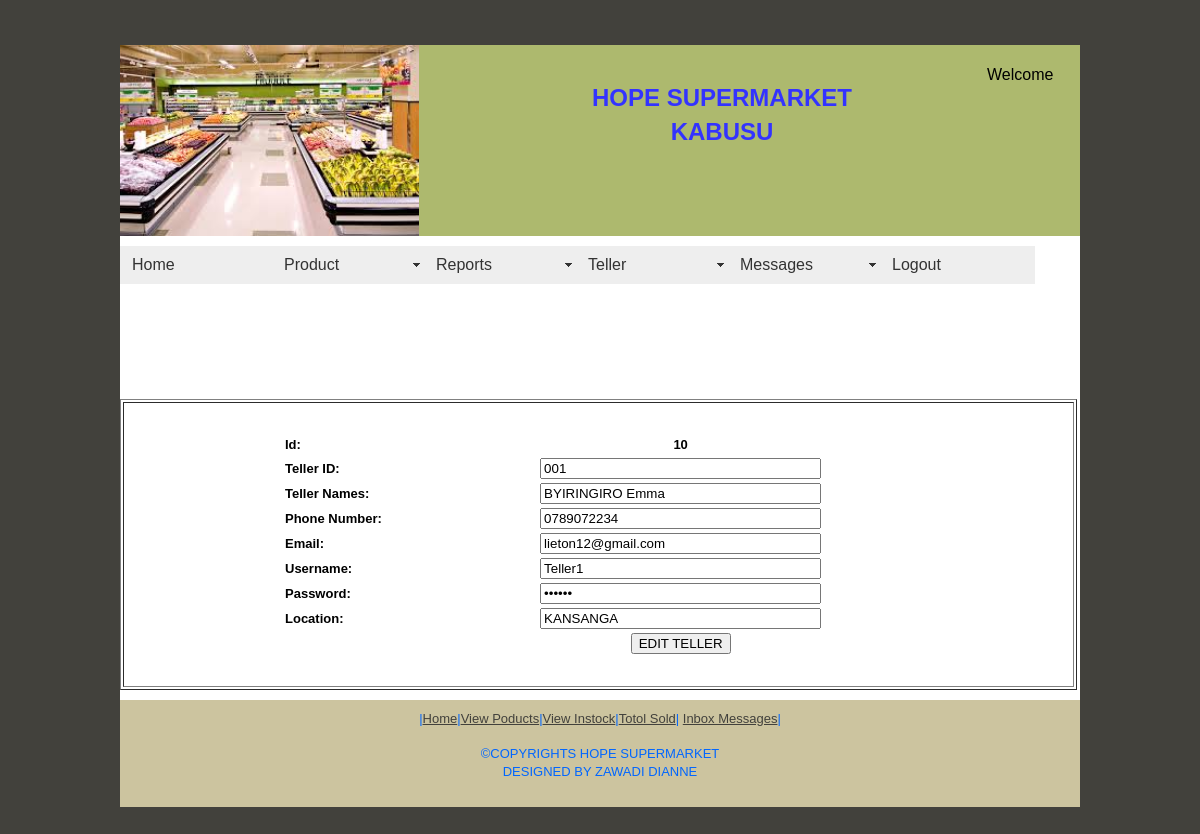
The page /editteller2.php?id=10 (signed in) on the database its author committed.
### tables this page shows
CREATE TABLE `teller` (
  `id` int(3) NOT NULL auto_increment,
  `teller_id` varchar(10) NOT NULL,
  `teller_names` varchar(30) NOT NULL,
  `teller_pnumber` varchar(20) NOT NULL,
  `teller_email` varchar(20) NOT NULL,
  `teller_username` varchar(20) NOT NULL,
  `teller_password` varchar(25) NOT NULL,
  `teller_location` varchar(30) NOT NULL,
  PRIMARY KEY  (`id`),
  UNIQUE KEY `teller_username` (`teller_username`)
);

### editteller2.php (the view, shortened to what this page needs)
<?php require_once('Connections/supermarket.php'); ?>
<?php
$logoutAction = $_SERVER['PHP_SELF']."?doLogout=true";
if ((isset($_SERVER['QUERY_STRING'])) && ($_SERVER['QUERY_STRING'] != "")){
  $logoutAction .="&". htmlentities($_SERVER['QUERY_STRING']);
}
?>
<?php
if (!function_exists("GetSQLValueString")) {
function GetSQLValueString($theValue, $theType, $theDefinedValue = "", $theNotDefinedValue = "")
{
  $theValue = function_exists("mysql_real_escape_string") ? mysql_real_escape_string($theValue) : mysql_escape_string($theValue);
  switch ($theType) {
    case "text":
      $theValue = ($theValue != "") ? "'" . $theValue . "'" : "NULL";
      break;
    case "long":
    case "int":
      $theValue = ($theValue != "") ? intval($theValue) : "NULL";
      break;
  }
  return $theValue;
}
}
$editFormAction = $_SERVER['PHP_SELF'];
if (isset($_SERVER['QUERY_STRING'])) {
  $editFormAction .= "?" . htmlentities($_SERVER['QUERY_STRING']);
}
$colname_rsUsername = "-1";
if (isset($_SESSION['MM_Username'])) {
  $colname_rsUsername = $_SESSION['MM_Username'];
}
$query_rsUsername = sprintf("SELECT username FROM login WHERE username = %s", GetSQLValueString($colname_rsUsername, "text"));
$rsUsername = mysql_query($query_rsUsername, $supermarket) or die(mysql_error());
$row_rsUsername = mysql_fetch_assoc($rsUsername);
$colname_viewTeller = "-1";
if (isset($_GET['id'])) {
  $colname_viewTeller = $_GET['id'];
}
$query_viewTeller = sprintf("SELECT id, teller_id, teller_names, teller_pnumber, teller_email, teller_username, teller_password, teller_location FROM teller WHERE id = %s", GetSQLValueString($colname_viewTeller, "int"));
$viewTeller = mysql_query($query_viewTeller, $supermarket) or die(mysql_error());
$row_viewTeller = mysql_fetch_assoc($viewTeller);
?>
<!DOCTYPE html PUBLIC "-//W3C//DTD XHTML 1.0 Transitional//EN" "http://www.w3.org/TR/xhtml1/DTD/xhtml1-transitional.dtd">
<html xmlns="http://www.w3.org/1999/xhtml">
<head>
<link href="SpryAssets/SpryMenuBarHorizontal.css" rel="stylesheet" type="text/css" />
</head>
<body>
<br/><br/>
<div class="container">
  <div class="header"><a href="#"><img src="_images/images_021.jpg" alt="Insert Logo Here" name="Insert_logo" width="299" height="191" id="Insert_logo" style="background-color: #C6D580; display:block;" /></a>
    <div id="apDiv2">
      <h2 align="center"><b><font color="#3333FF"H>HOPE SUPERMARKET KABUSU</font></b></h2></div>
  </div>
  <div class="content">
    <ul id="MenuBar1" class="MenuBarHorizontal">
      <li><a href="home.php">Home</a>      </li>
      <li><a href="#" class="MenuBarItemSubmenu">Product</a>
      </li>
      <li><a href="#" class="MenuBarItemSubmenu">Reports</a>
      </li>
      <li><a href="#" class="MenuBarItemSubmenu">Teller</a>
      </li>
      <li><a href="#" class="MenuBarItemSubmenu">Messages</a>
      </li>
      <li><a href="<?php echo $logoutAction ?>">Logout</a></li>
    </ul>
    <div id="apDiv1">
      <table border="0" cellpadding="1" cellspacing="1">
        <tr>
          <td width="213">Welcome</td>
        </tr>
        <?php do { ?>
          <tr>
            <td><?php echo $row_rsUsername['username']; ?></td>
          </tr>
          <?php } while ($row_rsUsername = mysql_fetch_assoc($rsUsername)); ?>
      </table>
    </div>
    <p>&nbsp;</p>
    <p>&nbsp;</p>
    <p>&nbsp;</p>
    <p>&nbsp;</p>
    <table width="957" height="287" border="1">
      <tr>
        <th height="281" scope="col"> <form action="<?php echo $editFormAction; ?>" method="post" name="form1" id="form1">
          <font size="2"><table width="633" align="center">
            <tr valign="baseline">
              <td nowrap="nowrap" align="left">Id:</td>
              <td><?php echo $row_viewTeller['id']; ?></td>
            </tr>
            <tr valign="baseline">
              <td nowrap="nowrap" align="left">Teller ID:</td>
              <td><input type="text" name="teller_id" value="<?php echo htmlentities($row_viewTeller['teller_id'], ENT_COMPAT, 'utf-8'); ?>" size="32" /></td>
            </tr>
            <tr valign="baseline">
              <td nowrap="nowrap" align="left">Teller Names:</td>
              <td><input type="text" name="teller_names" value="<?php echo htmlentities($row_viewTeller['teller_names'], ENT_COMPAT, 'utf-8'); ?>" size="32" /></td>
            </tr>
            <tr valign="baseline">
              <td nowrap="nowrap" align="left">Phone Number:</td>
              <td><input type="text" name="teller_pnumber" value="<?php echo htmlentities($row_viewTeller['teller_pnumber'], ENT_COMPAT, 'utf-8'); ?>" size="32" /></td>
            </tr>
            <tr valign="baseline">
              <td nowrap="nowrap" align="left">Email:</td>
              <td><input type="text" name="teller_email" value="<?php echo htmlentities($row_viewTeller['teller_email'], ENT_COMPAT, 'utf-8'); ?>" size="32" /></td>
            </tr>
            <tr valign="baseline">
              <td nowrap="nowrap" align="left">Username:</td>
              <td><input type="text" name="teller_username" value="<?php echo htmlentities($row_viewTeller['teller_username'], ENT_COMPAT, 'utf-8'); ?>" size="32" /></td>
            </tr>
            <tr valign="baseline">
              <td nowrap="nowrap" align="left">Password:</td>
              <td><input type="password" name="teller_password" value="<?php echo htmlentities($row_viewTeller['teller_password'], ENT_COMPAT, 'utf-8'); ?>" size="32" /></td>
            </tr>
            <tr valign="baseline">
              <td nowrap="nowrap" align="left">Location:</td>
              <td><input type="text" name="teller_location" value="<?php echo htmlentities($row_viewTeller['teller_location'], ENT_COMPAT, 'utf-8'); ?>" size="32" /></td>
            </tr>
            <tr valign="baseline">
              <td nowrap="nowrap" align="left">&nbsp;</td>
              <td><input type="submit" value="EDIT TELLER" /></td>
            </tr>
          </table></font>
        </form></th>
      </tr>
    </table>
  </div>
   <?php include("_includes/footer1.php");?>
  <br/><br/>
</body>
</html>

### SpryAssets/SpryMenuBarHorizontal.css (style rules this page uses)
ul.MenuBarHorizontal { margin: 0; padding: 0; list-style-type: none; font-size: 100%; cursor: default; width: auto; }
ul.MenuBarHorizontal li { margin: 0; padding: 0; list-style-type: none; font-size: 100%; position: relative; text-align: left; cursor: pointer; width: 9.5em; float: left; }
ul.MenuBarHorizontal a { display: block; cursor: pointer; background-color: #EEE; padding: 0.5em 0.75em; color: #333; text-decoration: none; width: 8.2em; }
ul.MenuBarHorizontal a.MenuBarItemSubmenu { background-image: url(SpryMenuBarDown.gif); background-repeat: no-repeat; background-position: 95% 50%; }

### editteller2.php (style rules this page uses)
ul, ol, dl { padding: 0; margin: 0; }
h1, h2, h3, h4, h5, h6, p { margin-top: 0; padding-right: 15px; padding-left: 15px; }
a img { border: none; }
a:link { color: #42413C; text-decoration: underline; }
.container { width: 960px; background-color: #FFF; margin: 0 auto; }
.header { background-color: #ADB96E; }
.content { padding: 10px 0; }
#apDiv1 { position: absolute; width: 190px; height: 59px; z-index: 1; left: 985px; top: 62px; }
#apDiv2 { position: absolute; width: 370px; height: 83px; z-index: 2; left: 537px; top: 81px; }

### rows shown on the page
teller: id "10", teller_id "001", teller_names "BYIRINGIRO Emma", teller_pnumber "0789072234", teller_email "lieton12@gmail.com", teller_username "Teller1", teller_location "KANSANGA"
